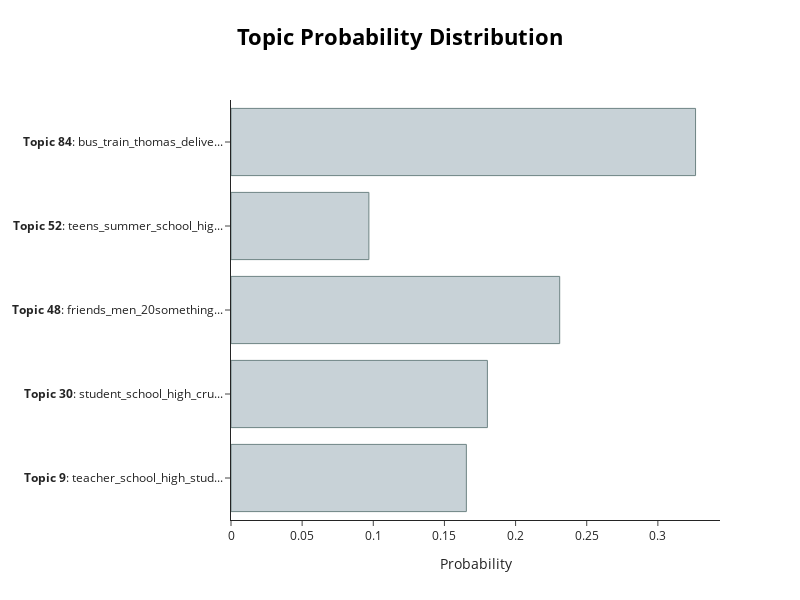

The cell this chart's notebook holds for it:
### Code cell
topic_multilabel.visualize_distribution(topic_distr[4])

### Figure 1 — Plotly figure (JSON) as saved in the notebook; plotly's stock layout.template omitted (floating-point values rounded to 4 significant figures)
{"data": [{"marker": {"color": "#C8D2D7", "line": {"color": "#6E8484", "width": 1}}, "orientation": "h", "type": "bar", "x": [0.1654, 0.1802, 0.231, 0.0969, 0.3265], "y": ["<b>Topic 9</b>: teacher_school_high_stud...", "<b>Topic 30</b>: student_school_high_cru...", "<b>Topic 48</b>: friends_men_20something...", "<b>Topic 52</b>: teens_summer_school_hig...", "<b>Topic 84</b>: bus_train_thomas_delive..."]}], "layout": {"height": 600, "hoverlabel": {"bgcolor": "white", "font": {"family": "Rockwell", "size": 16}}, "title": {"font": {"color": "Black", "size": 22}, "text": "<b>Topic Probability Distribution</b>", "x": 0.5, "xanchor": "center", "y": 0.95, "yanchor": "top"}, "width": 800, "xaxis": {"title": {"text": "Probability"}}}}
